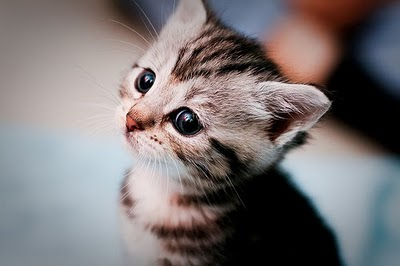
#> input picture Data/kitten.jpg, 400 x 266 px
$ python image_operations.py
#> lines starting #> are read from the running program, lines starting #| are printed output that depends on the picture; after the words box and inside, x2 and y2 are one past the last pixel; in counts of white or black regions, pixels touching at a corner belong together
import cv2
import numpy as np

img = cv2.imread('Data/kitten.jpg', cv2.IMREAD_COLOR)
#> img is the input picture: shape (266, 400, 3); mean B, G, R 117.5, 116.5, 122.7

px = img[55, 55]
#> px = [150, 152, 162]

#print(px)

img[55, 55] = [255, 255, 255]
#> img: shape (266, 400, 3); under 0.01% of pixels changed, all inside (x1, y1, x2, y2) = (55, 55, 56, 56)
# print(px)

#roi = img[100:150, 100:150]
#img[100:150, 100:150] = [255, 255, 255]

kitten_face = img[37:211, 107:304]
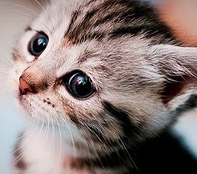
#> kitten_face: shape (174, 197, 3); mean B, G, R 119.2, 122.2, 137.7
img[0:174, 0:197] = kitten_face
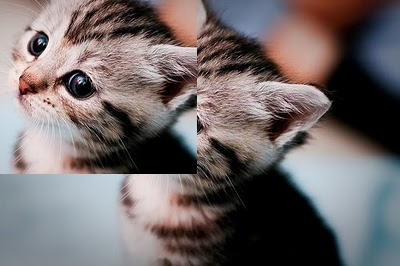
#> img: shape (266, 400, 3); mean B, G, R 106.5, 106.3, 114.4

#print(roi)
cv2.imshow('image', img)
#cv2.imwrite('Output/roi_white.jpg', img)
cv2.imwrite('Output/kitten_face_roi.jpg', img)
cv2.waitKey(0)
cv2.destroyAllWindows()
